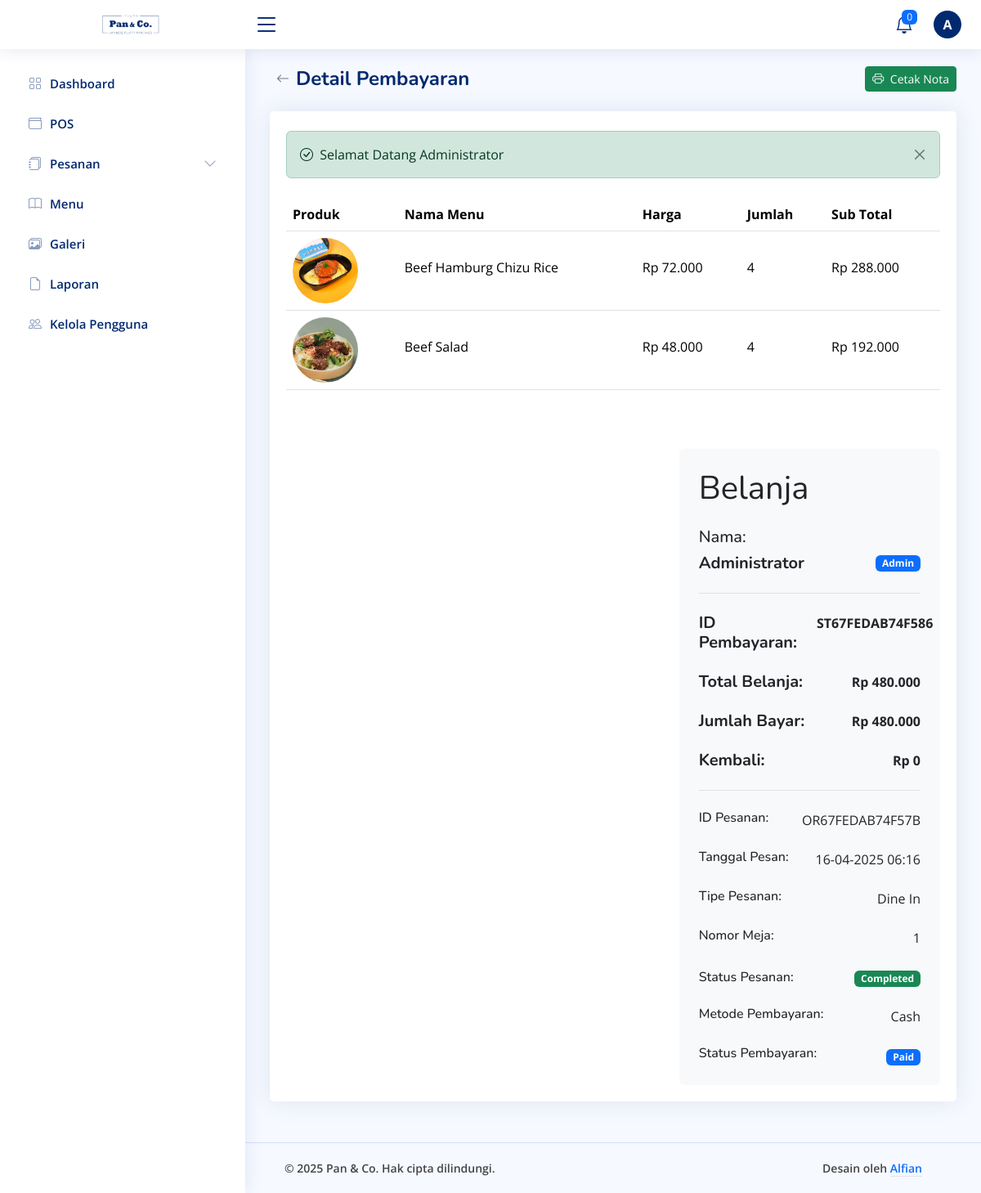
The page /dashboard/report/detail.php?payment-id=ST67FEDAB74F586 (signed in) on the database its author committed.
### tables this page shows
CREATE TABLE `keranjang` (
  `id_keranjang` int NOT NULL,
  `id_user` char(13) DEFAULT NULL,
  `id_pesanan` char(15) DEFAULT NULL,
  `id_menu` int DEFAULT NULL,
  `jumlah` int DEFAULT NULL,
  `status` enum('Belum Dipesan','Sudah Dipesan') NOT NULL
);

CREATE TABLE `menu` (
  `id_menu` int NOT NULL,
  `tanggal_buat` datetime DEFAULT NULL,
  `nama_menu` varchar(255) DEFAULT NULL,
  `kategori` enum('Dessert','Hot Kitchen','Drink') NOT NULL,
  `harga` bigint DEFAULT NULL,
  `deskripsi` text,
  `status` enum('Tersedia','Tidak Tersedia') NOT NULL,
  `gambar` varchar(255) DEFAULT NULL
);

CREATE TABLE `pembayaran` (
  `id_pembayaran` char(15) NOT NULL,
  `id_pesanan` char(15) DEFAULT NULL,
  `id_user` char(13) DEFAULT NULL,
  `tanggal` datetime DEFAULT NULL,
  `metode_pembayaran` enum('','Cash','Debit Card','QRIS') NOT NULL,
  `jumlah_pembayaran` bigint DEFAULT NULL,
  `status` enum('Unpaid','Paid','Rejected') NOT NULL
);

CREATE TABLE `users` (
  `id_user` char(13) NOT NULL,
  `nama_lengkap` varchar(100) NOT NULL,
  `email` varchar(100) NOT NULL,
  `password` varchar(100) NOT NULL,
  `level` enum('Admin','Cashier','User') NOT NULL
);

CREATE TABLE `pesanan` (
  `id_pesanan` char(15) NOT NULL,
  `id_user` char(13) DEFAULT NULL,
  `tanggal` datetime DEFAULT NULL,
  `tipe_pesanan` enum('Dine In','Takeaway') NOT NULL,
  `nomor_meja` char(7) DEFAULT NULL,
  `total_pembayaran` bigint DEFAULT NULL,
  `status` enum('Pending','Confirmed','In Progress','Completed','Cancelled') NOT NULL
);

### config/config.php (called while the page is built, shortened)
<?php
$base_url = 'http://localhost/restaurant-order-system';
function base_url($path = '')
{
    global $base_url;
    return rtrim($base_url, '/') . '/' . ltrim($path, '/');
}
function get_image_url($url_gambar)
{
    $path_gambar = $_SERVER['DOCUMENT_ROOT'] . parse_url($url_gambar, PHP_URL_PATH);
    return $url_gambar;
}

### dashboard/report/detail.php (the view, shortened to what this page needs)
<?php
include('../../config/config.php');
$id_pembayaran = $_GET['payment-id'];
$sql_pembayaran = "SELECT pesanan.*,
                        pembayaran.id_pembayaran AS id_pembayaran,
                        pembayaran.status AS status_pembayaran,
                        pembayaran.metode_pembayaran AS metode_pembayaran,
                        pembayaran.jumlah_pembayaran AS jumlah_pembayaran,
                        users.nama_lengkap AS nama_lengkap,
                        users.level AS level
                FROM pesanan
                INNER JOIN pembayaran ON pesanan.id_pesanan = pembayaran.id_pesanan
                INNER JOIN users ON pesanan.id_user = users.id_user
                WHERE pembayaran.id_pembayaran = '$id_pembayaran'";
$query_pembayaran = mysqli_query($koneksi, $sql_pembayaran);
if (!mysqli_num_rows($query_pembayaran) > 0) {
    $_SESSION['error'] = "Data tidak ditemukan";
    echo "<script>window.location.href = '" . base_url('dashboard/report/show.php') . "';</script>";
    exit();
} else {
    $data_pembayaran = mysqli_fetch_array($query_pembayaran);
}
$title = 'Detail Pembayaran';
?>
<div class="pagetitle">
    <div class="d-flex justify-content-between align-items-center gap-2 mb-4">
        <div class="d-flex justify-content-start align-items-center">
            <a href="<?= base_url('dashboard/report/show.php'); ?>" class="btn btn-outline-secondary rounded-circle border-0 btn-back"><i class="bi bi-arrow-left"></i></a>
            <h1 class="mb-0 fw-bold"><?= $title ?></h1>
        </div>
        <button type="button" onclick="printNota('<?= base_url('dashboard/report/print-note.php?payment-id=' . $id_pembayaran); ?>');" class="btn btn-sm btn-success"><i class="bi bi-printer me-1"></i> Cetak Nota</button>
    </div>
</div>
<section class="section">
    <div class="row">
        <div class="col-lg-12">
            <div class="card">
                <div class="card-body pt-4">
                    <?php include('../components/alerts.php') ?>
                    <table class="table table-hover" style="white-space: nowrap !important;">
                        <thead>
                            <tr>
                                <th scope="col">Produk</th>
                                <th scope="col">Nama Menu</th>
                                <th scope="col">Harga</th>
                                <th scope="col">Jumlah</th>
                                <th scope="col">Sub Total</th>
                            </tr>
                        </thead>
                        <tbody>
                            <?php
                            $sql_keranjang = "SELECT * FROM keranjang INNER JOIN menu
                                              ON keranjang.id_menu=menu.id_menu
                                              WHERE keranjang.id_pesanan='{$data_pembayaran['id_pesanan']}'
                                              ORDER BY keranjang.id_keranjang ASC";
                            $query_keranjang = mysqli_query($koneksi, $sql_keranjang);
                            while ($data_keranjang = mysqli_fetch_array($query_keranjang)):
                            ?>
                                <tr>
                                    <th scope="row">
                                        <div class="d-flex align-items-center">
                                            <img src="<?= get_image_url(base_url('assets/uploads/menu/' . $data_keranjang['gambar'])); ?>" class="rounded-circle" style="width: 80px; height: 80px;" alt="<?= $data_keranjang['nama_menu']; ?>">
                                        </div>
                                    </th>
                                    <td>
                                        <p class="mb-0 mt-4"><?= $data_keranjang['nama_menu']; ?></p>
                                    </td>
                                    <td>
                                        <p class="mb-0 mt-4"><?= 'Rp ' . number_format($data_keranjang['harga'], 0, ',', '.'); ?></p>
                                    </td>
                                    <td>
                                        <p class="mb-0 mt-4"><?= $data_keranjang['jumlah']; ?></p>
                                    </td>
                                    <td>
                                        <p class="mb-0 mt-4">
                                            <?php
                                            $subtotal = $data_keranjang['harga'] * $data_keranjang['jumlah'];
                                            echo 'Rp ' . number_format($subtotal, 0, ',', '.');
                                            ?>
                                        </p>
                                    </td>
                                </tr>
                            <?php endwhile ?>
                        </tbody>
                    </table>
                    <div class="row g-4 justify-content-end mt-5">
                        <div class="col-lg-5">
                            <div class="bg-light rounded">
                                <div class="p-4">
                                    <h1 class="display-6 mb-4"><span class="fw-normal">Belanja</span></h1>
                                    <div class="d-flex flex-column border-bottom pb-4 mb-4">
                                        <h5 class="mb-2">Nama:</h5>
                                        <div class="d-flex justify-content-between align-items-center gap-2">
                                            <h5 class="mb-0 fw-bold">
                                                <?= $data_pembayaran['nama_lengkap']; ?>
                                            </h5>
                                            <?php if ($data_pembayaran['level'] === 'User'): ?>
                                                <span class="badge bg-info">Pelanggan</span>
                                            <?php elseif ($data_pembayaran['level'] === 'Cashier'): ?>
                                                <span class="badge bg-secondary">Kasir</span>
                                            <?php else: ?>
                                                <span class="badge bg-primary">Admin</span>
                                            <?php endif; ?>
                                        </div>
                                    </div>
                                    <div class="d-flex justify-content-between mb-4">
                                        <h5 class="mb-0 fw-bold me-4">ID Pembayaran:</h5>
                                        <p class="mb-0 fw-bold">
                                            <?= $data_pembayaran['id_pembayaran']; ?>
                                        </p>
                                    </div>
                                    <div class="d-flex justify-content-between mb-4">
                                        <h5 class="mb-0 fw-bold me-4">Total Belanja:</h5>
                                        <p class="mb-0 fw-bold">
                                            <?= 'Rp ' . number_format($data_pembayaran['total_pembayaran'], 0, ',', '.'); ?>
                                        </p>
                                    </div>
                                    <div class="d-flex justify-content-between mb-4">
                                        <h5 class="mb-0 fw-bold me-4">Jumlah Bayar:</h5>
                                        <p class="mb-0 fw-bold">
                                            <?= 'Rp ' . number_format($data_pembayaran['jumlah_pembayaran'], 0, ',', '.'); ?>
                                        </p>
                                    </div>
                                    <div class="d-flex justify-content-between border-bottom pb-4 mb-4">
                                        <h5 class="mb-0 fw-bold me-4">Kembali:</h5>
                                        <p class="mb-0 fw-bold">
                                            <?= 'Rp ' . number_format(($data_pembayaran['jumlah_pembayaran'] - $data_pembayaran['total_pembayaran']), 0, ',', '.'); ?>
                                        </p>
                                    </div>
                                    <div class="d-flex justify-content-between mb-4">
                                        <h6 class="mb-0 me-4">ID Pesanan:</h6>
                                        <p class="mb-0"><?= $data_pembayaran['id_pesanan']; ?></p>
                                    </div>
                                    <div class="d-flex justify-content-between mb-4">
                                        <h6 class="mb-0 me-4">Tanggal Pesan:</h6>
                                        <p class="mb-0"><?= date('d-m-Y H:i', strtotime($data_pembayaran['tanggal'])); ?></p>
                                    </div>
                                    <div class="d-flex justify-content-between mb-4">
                                        <h6 class="mb-0 me-4">Tipe Pesanan:</h6>
                                        <p class="mb-0"><?= $data_pembayaran['tipe_pesanan']; ?></p>
                                    </div>
                                    <?php if ($data_pembayaran['tipe_pesanan'] !== 'Takeaway'): ?>
                                        <div class="d-flex justify-content-between mb-4">
                                            <h6 class="mb-0 me-4">Nomor Meja:</h6>
                                            <p class="mb-0"><?= $data_pembayaran['nomor_meja']; ?></p>
                                        </div>
                                    <?php endif ?>
                                    <div class="d-flex justify-content-between align-items-center mb-4">
                                        <h6 class="mb-0 me-4">Status Pesanan:</h6>
                                        <p class="mb-0">
                                            <?php if ($data_pembayaran['status'] == 'Pending'): ?>
                                                <span class="badge bg-warning">Pending</span>
                                            <?php elseif ($data_pembayaran['status'] == 'Confirmed'): ?>
                                                <span class="badge bg-primary">Confirmed</span>
                                            <?php elseif ($data_pembayaran['status'] == 'In Progress'): ?>
                                                <span class="badge bg-info">In Progress</span>
                                            <?php elseif ($data_pembayaran['status'] == 'Completed'): ?>
                                                <span class="badge bg-success">Completed</span>
                                            <?php elseif ($data_pembayaran['status'] == 'Cancelled'): ?>
                                                <span class="badge bg-danger">Cancelled</span>
                                            <?php endif; ?>
                                        </p>
                                    </div>
                                    <?php if (!empty($data_pembayaran['metode_pembayaran'])): ?>
                                        <div class="d-flex justify-content-between mb-4">
                                            <h6 class="mb-0 me-4">Metode Pembayaran:</h6>
                                            <p class="mb-0"><?= $data_pembayaran['metode_pembayaran']; ?></p>
                                        </div>
                                    <?php endif ?>
                                    <div class="d-flex justify-content-between">
                                        <h6 class="mb-0 me-4">Status Pembayaran:</h6>
                                        <p class="mb-0">
                                            <?php if ($data_pembayaran['status_pembayaran'] == 'Unpaid'): ?>
                                                <span class="badge bg-danger">Unpaid</span>
                                            <?php elseif ($data_pembayaran['status_pembayaran'] == 'Paid'): ?>
                                                <span class="badge bg-primary">Paid</span>
                                            <?php elseif ($data_pembayaran['status_pembayaran'] == 'Rejected'): ?>
                                                <span class="badge bg-danger">Rejected</span>
                                            <?php endif; ?>
                                        </p>
                                    </div>
                                </div>
                            </div>
                        </div>
                    </div>
                </div>
            </div>
        </div>
    </div>
</section>
<?php
include('../layout.php');
?>

### assets/dashboard/css/style.css (style rules this page uses)
:root { scroll-behavior: smooth; }
body { font-family: "Open Sans", sans-serif; background: #f6f9ff; color: #444444; }
a { color: #4154f1; text-decoration: none; }
h1, h2, h3, h4, h5, h6 { font-family: "Nunito", sans-serif; }
.pagetitle { margin-bottom: 10px; }
.pagetitle h1 { font-size: 24px; margin-bottom: 0; font-weight: 600; color: #012970; }
.card { margin-bottom: 30px; border: none; border-radius: 5px; box-shadow: 0px 0 30px rgba(1, 41, 112, 0.1); }
.card-body { padding: 0 20px 20px 20px; }
html, body { height: 100%; margin: 0; display: flex; flex-direction: column; }
.btn-back { display: flex; justify-content: center; align-items: center; width: 32px !important; height: 32px !important; }

### rows shown on the page
keranjang: id_menu.gambar (picture), id_menu.nama_menu "Beef Hamburg Chizu Rice", id_menu.harga "72.000", jumlah "4", subtotal "288.000"
keranjang: id_menu.gambar (picture), id_menu.nama_menu "Beef Salad", id_menu.harga "48.000", jumlah "4", subtotal "192.000"
pembayaran: id_user.nama_lengkap "Administrator", id_pembayaran "ST67FEDAB74F586", id_pesanan.total_pembayaran "480.000", jumlah_pembayaran "480.000", jumlah_pembayaran.total_pembayaran "0", id_pesanan.id_pesanan "OR67FEDAB74F57B", id_pesanan.tanggal "16-04-2025 06:16", id_pesanan.tipe_pesanan "Dine In", id_pesanan.nomor_meja "1", metode_pembayaran "Cash"

### other values the page prints
substr($_SESSION['nama_lengkap'], 0, 1) "A"
$title "Detail Pembayaran"
$_SESSION['success'] "Selamat Datang Administrator"
